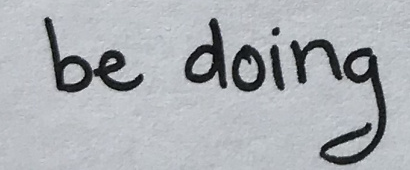
#> input picture img/raw/one_line.png, 410 x 170 px
$ jupyter execute --allow-errors 'Jupyter WIP.ipynb'
#> lines starting #> are read from the running program, lines starting #| are printed output that depends on the picture; after the words box and inside, x2 and y2 are one past the last pixel; in counts of white or black regions, pixels touching at a corner belong together
[cell 1]
# Individual characters from image
"""Takes user image (e.g. be doing example above) and produces multiple images,
   each containing one character from the source image."""

import cv2
from imutils import contours

# Load image
image = cv2.imread('img/raw/one_line.png')
#> image is the input picture: shape (170, 410, 3); mean B, G, R 180.1, 175.7, 172.2
# Convert to grayscale
gray = cv2.cvtColor(image, cv2.COLOR_BGR2GRAY)
# Thresholded, separating background from foreground i.e. create a binary image
thresh = cv2.adaptiveThreshold(gray, 255, cv2.ADAPTIVE_THRESH_GAUSSIAN_C, cv2.THRESH_BINARY_INV, 11, 2)
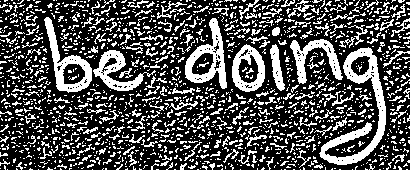
#> thresh: shape (170, 410); 31.2% white; 1653 white regions (1450 under 20 px)

# Find contours, sort from left-to-right, then crop
cnts = cv2.findContours(thresh, cv2.RETR_EXTERNAL, cv2.CHAIN_APPROX_SIMPLE)
#> cnts = 1630 contours, 1580 with area under 20; largest, box (x1, y1, x2, y2) and area: (319, 47, 386, 165) 2096, (185, 18, 227, 89) 1440, (44, 17, 92, 93) 1348, (232, 44, 265, 92) 1152, (93, 50, 156, 91) 852
cnts = cnts[0] if len(cnts) == 2 else cnts[1]
cnts, _ = contours.sort_contours(cnts, method="left-to-right")

char_number = 0 # Assign number to each character
for c in cnts: # For each contour (each character)
    area = cv2.contourArea(c) # Get area of contour
    if area > 100: # Area must be large enough to filter out noise
        x,y,w,h = cv2.boundingRect(c) # Get coordinates of character
        char = 255 - image[y:y+h, x:x+w] # Invert BW
        cv2.imwrite('img/char/char_{}.png'.format(char_number), char) # Save character as a PNG
        cv2.rectangle(image, (x, y), (x + w, y + h), (36,255,12), 2) # Draw rectangle around character
        char_number += 1
#> this loop made 1630 passes
#> (area, x, y, w, h) on passes 261, 458, 823, 999, 1127, 1216, 1327: (1348, 44, 17, 48, 76), (852.5, 93, 50, 63, 41), (1440, 185, 18, 42, 71), (1152.5, 232, 44, 33, 48), (313.5, 270, 44, 15, 47), (768.5, 290, 39, 53, 45), (2096.5, 319, 47, 67, 118)
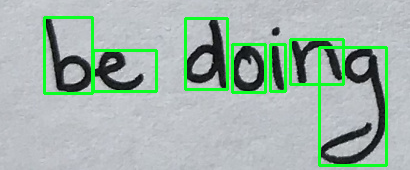
#> image: shape (170, 410, 3); 6.41% of pixels changed, all inside (x1, y1, x2, y2) = (43, 16, 388, 167)
#> after the loop, char_number = 7

cv2.imshow('thresh', thresh)
cv2.imshow('image', image)
cv2.waitKey()
#> Out = 27

$ run again, with img/raw/one_word.png copied over img/raw/one_line.png
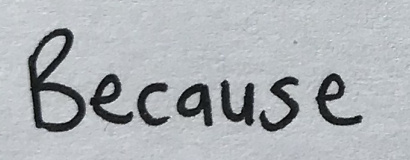
#> input picture img/raw/one_word.png, 410 x 160 px
#> image is the input picture: shape (160, 410, 3); mean B, G, R 182, 178, 174
#> `thresh = cv2.adaptiveThreshold(gray, 255, cv2.ADAPTIVE_THRESH_GAUSSIAN..`:
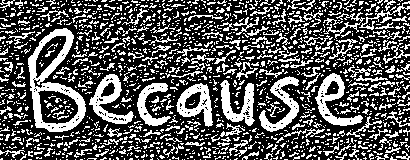
#> thresh: shape (160, 410); 34.2% white; 1523 white regions (1298 under 20 px)
#> cnts = 1491 contours, 1416 with area under 20; largest, box (x1, y1, x2, y2) and area: (28, 28, 86, 132) 3494, (89, 74, 134, 124) 930, (176, 83, 213, 127) 910, (315, 73, 363, 126) 906, (259, 76, 299, 132) 732
#> the loop `for c in cnts:` made 1491 passes
#> (area, x, y, w, h) on passes 139, 308, 499, 656, 837, 952, 1159, 1193: (3494.5, 28, 28, 58, 104), (930, 89, 74, 45, 50), (515.5, 137, 83, 34, 43), (910.5, 176, 83, 37, 44), (696.5, 220, 80, 35, 46), (732.5, 259, 76, 40, 56), (906, 315, 73, 48, 53), (102.5, 324, 12, 41, 27)
#> after the loop `for c in cnts:`:
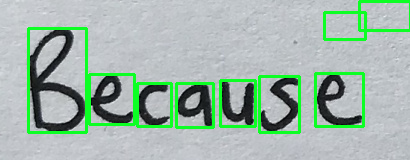
#> image: shape (160, 410, 3); 7.52% of pixels changed, all inside (x1, y1, x2, y2) = (27, 0, 410, 134)
#> after the loop `for c in cnts:`: char_number = 9
#> Out = 27

$ run again, with img/raw/two_lines.jpeg saved as img/raw/one_line.png
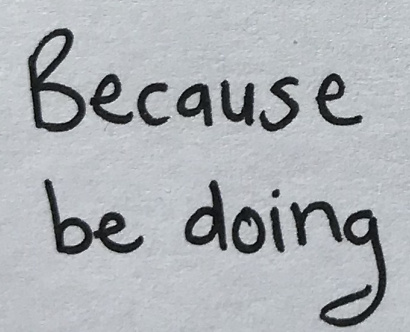
#> input picture img/raw/two_lines.jpeg, 410 x 332 px
#> image is the input picture: shape (332, 410, 3); mean B, G, R 181.2, 176.9, 173.2
#> `thresh = cv2.adaptiveThreshold(gray, 255, cv2.ADAPTIVE_THRESH_GAUSSIAN..`:
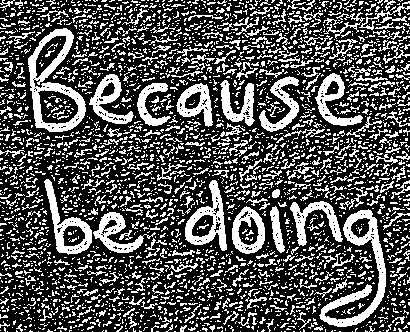
#> thresh: shape (332, 410); 32.7% white; 3158 white regions (2719 under 20 px)
#> cnts = 3103 contours, 2975 with area under 20; largest, box (x1, y1, x2, y2) and area: (28, 28, 86, 132) 3494, (319, 209, 386, 327) 2096, (185, 180, 227, 251) 1440, (44, 179, 92, 255) 1348, (232, 206, 265, 254) 1152
#> the loop `for c in cnts:` made 3103 passes
#> (area, x, y, w, h) on passes 317, 442, 749, 775, 1118, 1438, 1507, 1775: (3494.5, 28, 28, 58, 104), (1348, 44, 179, 48, 76), (930, 89, 74, 45, 50), (852.5, 93, 212, 63, 41), (515.5, 137, 83, 34, 43), (910.5, 176, 83, 37, 44), (1440, 185, 180, 42, 71), (696.5, 220, 80, 35, 46)
#> after the loop `for c in cnts:`:
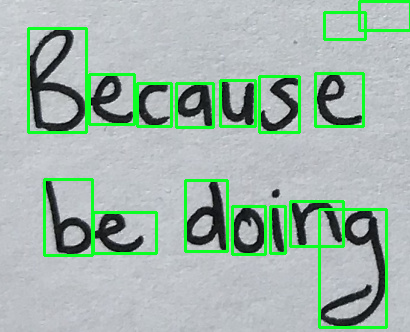
#> image: shape (332, 410, 3); 6.91% of pixels changed, all inside (x1, y1, x2, y2) = (27, 0, 410, 329)
#> after the loop `for c in cnts:`: char_number = 16
#> Out = 27
